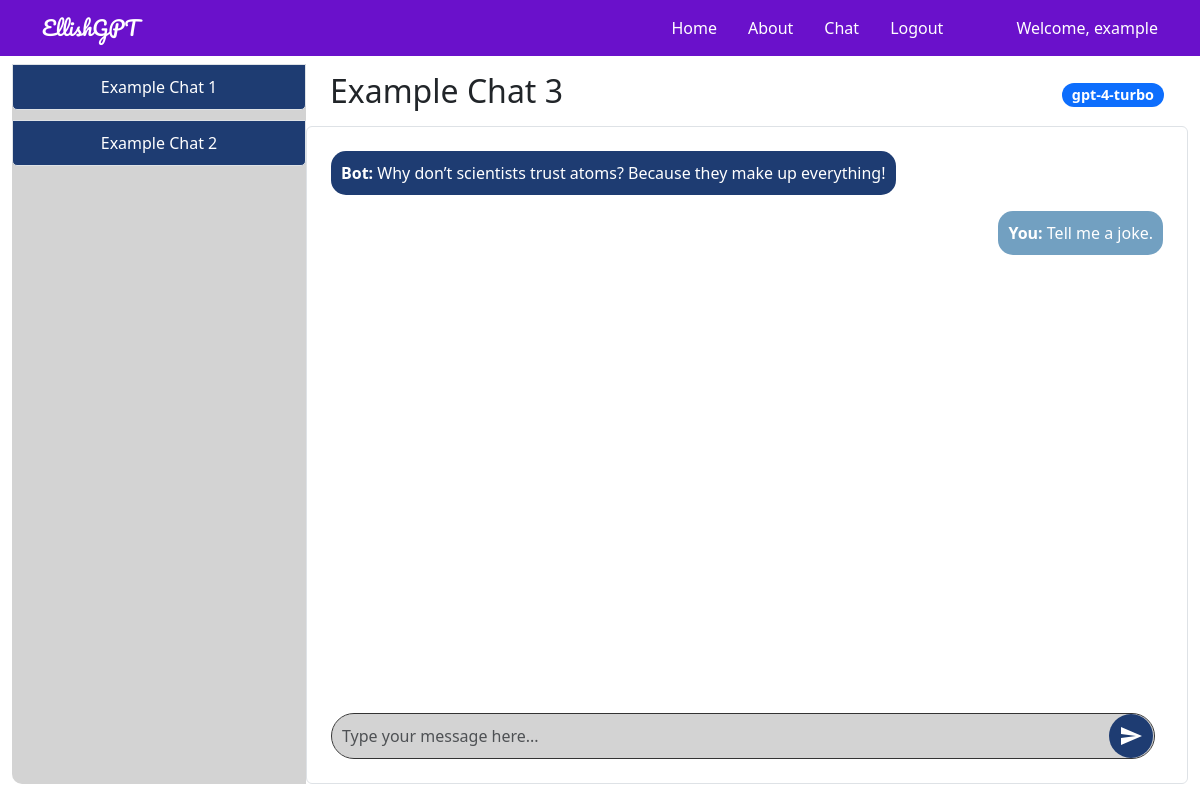
Page /chat/3 (signed in) on the committed database.
### tables this page shows
CREATE TABLE users (
                userid INTEGER PRIMARY KEY,
                username TEXT NOT NULL UNIQUE,
                password TEXT NOT NULL
            );

CREATE TABLE chats (
                chat_id INTEGER PRIMARY KEY,
                user_id INTEGER,
                model_id INTEGER,
                title TEXT,
                chat TEXT,
                time TIMESTAMP,
                model_name TEXT,
                FOREIGN KEY(user_id) REFERENCES users(userid),
                FOREIGN KEY(model_id) REFERENCES models(modelid)
            );

CREATE TABLE chat_messages (
                id INTEGER PRIMARY KEY AUTOINCREMENT,
                chat_id INTEGER,
                sender TEXT,
                message TEXT,
                timestamp TIMESTAMP DEFAULT CURRENT_TIMESTAMP,
                FOREIGN KEY (chat_id) REFERENCES chats(chat_id)
            );

### genaiserver_wl_folder/flask_app.py (the view, shortened to what this page needs)
    @app.route('/chat/<int:chat_id>', methods=['GET', 'POST'])
    @login_required
    def open_chat(chat_id):
        try:
            db = get_db()
            username = session['username']
            cur = db.execute('SELECT userid FROM users WHERE username = ?', (username,))
            user_id = cur.fetchone()[0]
            cur = db.execute('SELECT * FROM chats WHERE chat_id = ?', (chat_id,))
            chat = cur.fetchone()
            if chat is None:
                logging.error(f"Chat with id {chat_id} not found.")
                flash("Chat not found.")
                return redirect(url_for('chat'))
            chat_data = dict(time=chat[5], chat=chat[4], title=chat[3], chat_id=chat[0], model_name=chat[6])
            cur_messages = db.execute('SELECT sender, message FROM chat_messages WHERE chat_id = ? ORDER BY timestamp DESC LIMIT 10', (chat_id,))
            messages = [{'sender': row[0], 'message': row[1]} for row in cur_messages.fetchall()]
            messages.reverse()  # Reverse to show the latest message at the bottom
            cur2 = db.execute('SELECT * FROM chats WHERE user_id = ? ORDER BY time;', (user_id,))
            chats = [dict(time=row[5], chat=row[4], title=row[3], chat_id=row[0], model_name=row[6]) for row in cur2.fetchall()]
            return render_template("chat_detail.html", app_data=app_data, chat=chat_data, messages=messages, chats=chats)
        except Exception as e:
            logging.exception(f"Error opening chat {chat_id}: {e}")
            flash("An error occurred while trying to open the chat.")
            return redirect(url_for('chat'))

### genaiserver_wl_folder/sql.py (called while the page is built)
def convert_datetime(s):
    return datetime.strptime(s.decode('utf-8'), '%Y-%m-%d %H:%M:%S')

### templates/chat_detail.html (shortened to what this page needs)
{% extends 'layout.html' %} {% block body %}
<div class="container-fluid">
    <div class="row" style="height: 90vh; overflow: hidden">
        <div class="col-md-3 d-flex align-items-stretch p-0">
            <div
                class="list-group sidebar d-flex flex-column justify-content-start w-100"
                style="
                    height: 100%;
                    border-radius: 10px 0 0 10px;
                    background-color: #d3d3d3;
                "
            >
                {% for chat in chats %}
                <div class="position-relative chat-item">
                    <a
                        href="{{ url_for('open_chat', chat_id=chat.chat_id) }}"
                        class="list-group-item list-group-item-action sidebar-item"
                    >
                        {{ chat.title }}
                    </a>
                </div>
                {% endfor %}
            </div>
        </div>
        <div
            class="col-md-9 d-flex flex-column p-0"
            style="
                height: 100%;
                border-radius: 0 10px 10px 0;
                background-color: #ffffff;
            "
        >
            <div
                class="d-flex justify-content-between align-items-center w-100 px-4 py-2"
                style="flex-shrink: 0"
            >
                <h2>{{ chat.title }}</h2>
                <span class="badge bg-primary">{{ chat.model_name }}</span>
            </div>
            <div
                class="chat-box p-4 border rounded bg-white"
                style="
                    flex-grow: 1;
                    padding: 20px;
                    height: 0;
                    border: 2px solid black;
                    overflow-y: auto;
                "
            >
                <div
                    id="chatHistory"
                    class="chat-history mb-4"
                    style="flex-grow: 1; padding-bottom: 1rem"
                >
                    {% for message in messages %}
                    <div
                        class="chat-message {{ 'align-self-end' if message.sender == 'You' else 'align-self-start' }}"
                        style="display: flex; flex-direction: column; align-items: {{ 'flex-end' if message.sender == 'You' else 'flex-start' }};"
                    >
                        <div
                            class="message-bubble {{ 'user-bubble' if message.sender == 'You' else 'bot-bubble' }}"
                            style="{{ 'background-color: #72a0c1; color: white;' if message.sender == 'You' else 'background-color: #1e3c72; color: white;' }}"
                        >
                            <strong>{{ message.sender }}:</strong> {{
                            message.message }}
                        </div>
                    </div>
                    {% endfor %}
                </div>
                <div class="chat-input" style="flex-shrink: 0">
                    <form id="chatForm" class="d-flex align-items-center">
                        <textarea
                            class="form-control me-2"
                            rows="1"
                            name="chat"
                            id="chatInput"
                            placeholder="Type your message here..."
                            style="
                                background-color: #d3d3d3;
                                color: black;
                                border: 1px solid #333;
                                border-radius: 25px;
                                padding: 10px;
                                resize: none;
                                flex-grow: 1;
                                max-height: 100px;
                                overflow-y: auto;
                            "
                        ></textarea>
                        <button
                            class="btn btn-gradient"
                            type="button"
                            onclick="sendChat()"
                            style="
                                background: #1e3c72;
                                color: white;
                                border: none;
                                border-radius: 50%;
                                padding: 10px;
                                display: flex;
                                align-items: center;
                                justify-content: center;
                                position: absolute;
                                right: 10px;
                            "
                        >
                            <svg
                                xmlns="http://www.w3.org/2000/svg"
                                width="24"
                                height="24"
                                fill="white"
                                viewBox="0 0 24 24"
                            >
                                <path
                                    d="M2.01 21l20.99-9-20.99-9-.01 7 15 2-15 2z"
                                />
                            </svg>
                        </button>
                    </form>
                </div>
            </div>
        </div>
    </div>
</div>
{% endblock %}

### templates/includes/_navbar.html (shortened to what this page needs)
<nav
    class="navbar navbar-expand-lg navbar-light fixed-top"
    style="background-color: #6a11cb"
>
    <div class="container">
        <a
            class="navbar-brand"
            href="/"
            style="color: white; font-family: &quot;Pacifico&quot;, cursive"
            >{{ app_data['project_name'] }}</a
        >
        <div class="collapse navbar-collapse" id="navbarResponsive">
            <ul class="navbar-nav ml-auto" style="margin-left: auto">
                <li
                    class="nav-item {% if request.path == '/' %}active{% endif %}"
                >
                    <a class="nav-link" href="/" style="color: white">Home</a>
                </li>
                <li
                    class="nav-item {% if request.path == '/about' %}active{% endif %}"
                >
                    <a class="nav-link" href="/about" style="color: white"
                        >About</a
                    >
                </li>
                <li
                    class="nav-item {% if request.path == '/chat' %}active{% endif %}"
                >
                    <a class="nav-link" href="/chat" style="color: white"
                        >Chat</a
                    >
                </li>
                {% if "logged_in" not in session %}
                <li
                    class="nav-item {% if request.path == '/login' %}active{% endif %}"
                >
                    <a class="nav-link" href="/login" style="color: white"
                        >Login</a
                    >
                </li>
                <li
                    class="nav-item {% if request.path == '/register' %}active{% endif %}"
                >
                    <a class="nav-link" href="/register" style="color: white"
                        >Register</a
                    >
                </li>
                {% else %}
                <li
                    class="nav-item {% if request.path == '/logout' %}active{% endif %}"
                >
                    <a class="nav-link" href="/logout" style="color: white"
                        >Logout</a
                    >
                </li>
                {% endif %}
            </ul>
            {% if "logged_in" in session %}
            <span class="navbar-text" style="margin-left: 50px; color: white"
                >Welcome, {{ session['username'] }}</span
            >
            {% endif %}
        </div>
    </div>
</nav>

### templates/layout.html (style rules this page uses)
.navbar-nav .nav-item .nav-link { transition: color 0.3s ease, text-decoration 0.3s ease; }
.navbar-nav .nav-item .nav-link { margin-right: 15px; }

### templates/chat_detail.html (style rules this page uses)
body { opacity: 1; transition: opacity 0.5s ease-in-out; }
.sidebar { background-color: #d3d3d3; height: 100%; flex-grow: 1; }
.sidebar-item { background-color: #1e3c72; color: white; margin-bottom: 10px; border-radius: 5px; padding: 10px; text-align: center; transition: background-color 0.3s, color 0.3s; }
.btn-gradient { background: linear-gradient(135deg, #6e8efb, #a777e3); color: white; border: none; border-radius: 25px; padding: 10px 20px; font-size: 16px; transition: background 0.3s, transform 0.3s; }
.chat-box { display: flex; flex-direction: column; width: 100%; overflow-y: auto; }
.chat-history { flex-grow: 1; overflow-y: auto; padding-bottom: 1rem; }
.chat-message { margin-bottom: 1rem; }
.chat-input { margin-top: 1rem; position: relative; }
textarea { width: 100%; background-color: #d3d3d3; color: black; border: 1px solid #333; border-radius: 25px; padding: 10px; resize: none; flex-grow: 1; max-height: 100px; overflow-y: auto; }
textarea::placeholder { color: #333; }
button { background-color: #1e3c72; color: #fff; border: none; border-radius: 50%; padding: 10px; cursor: pointer; transition: background-color 0.3s; display: flex; align-items: center; justify-content: center; position: absolute; right: 10px; }
.message-bubble { border-radius: 15px; padding: 10px; max-width: 75%; }
.user-bubble { background-color: #72a0c1; color: white; align-self: flex-end; text-align: right; }
.bot-bubble { background-color: #1e3c72; color: white; align-self: flex-start; text-align: left; }
.badge { background-color: #1e3c72; color: white; padding: 5px 10px; border-radius: 15px; font-size: 0.9rem; }

### rows in the picture
users: username "example"
chats: title "Example Chat 1"
chats: title "Example Chat 2"
chats: title "Example Chat 3", model_name "gpt-4-turbo"
chat_messages: sender "Bot", message "Why don’t scientists trust atoms? Because they make up everything!"
chat_messages: sender "You", message "Tell me a joke."

### other values in the picture
{{ app_data['project_name'] }} "EllishGPT"
